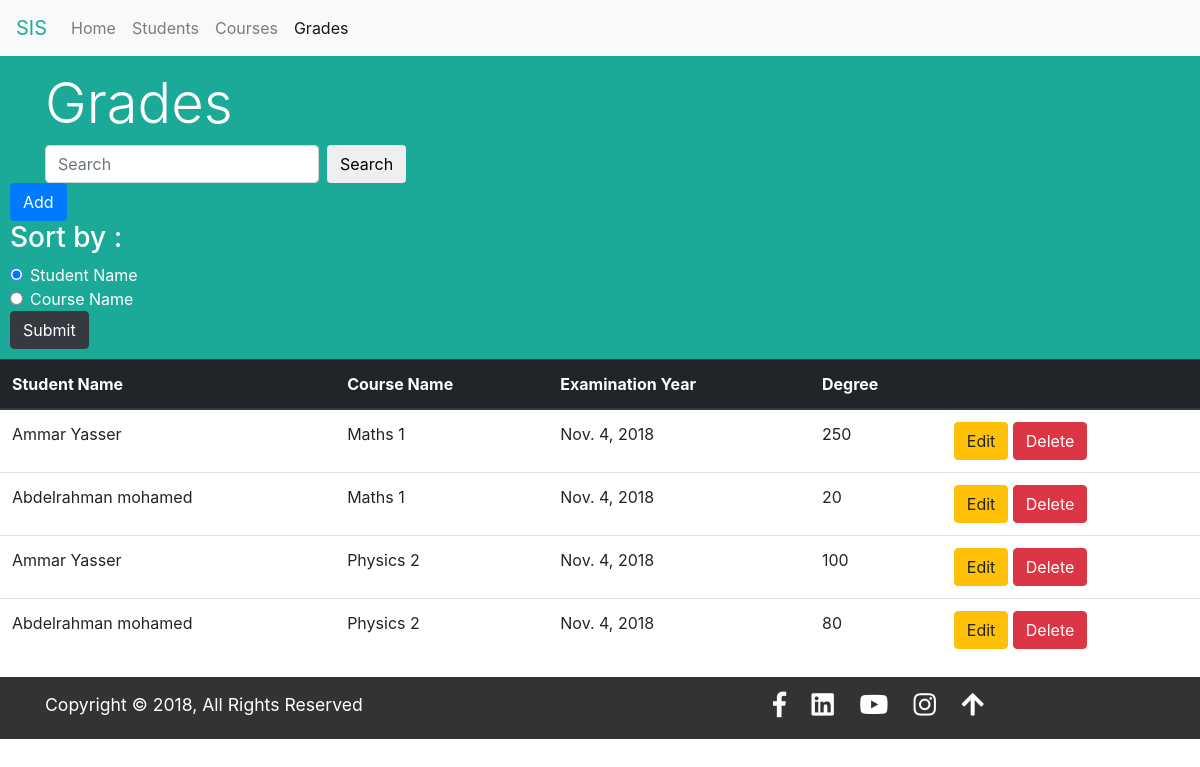
Page /grades/ on the committed database.
### grades/models.py (models this page shows, shortened)
class grade(models.Model):
    student_name = models.ForeignKey(student, on_delete=models.CASCADE)
    course_name = models.ForeignKey(course, on_delete=models.CASCADE)
    examine_at = models.DateField(default=datetime.datetime.now())
    degree = models.PositiveSmallIntegerField(
        validators=[MaxValueValidator(300)])

### students/models.py (models this page shows)
class student(models.Model):
    name = models.CharField(max_length=100)
    def __str__(self):
        return self.name

### courses/models.py (models this page shows)
class course(models.Model):
    name = models.CharField(max_length=100)
    year = models.PositiveSmallIntegerField(
        default=datetime.datetime.now().year)
    max_degree = models.PositiveSmallIntegerField(
        validators=[MinValueValidator(50), MaxValueValidator(300)])
    def __str__(self):
        return self.name

### grades/views.py (the view)
# urls.py: path('', views.sortBy, name='grade'),
def sortBy(request):
    if request.method == "GET":
        display_type = request.GET.get("sortBy", None)
        if display_type == 'option1':
            grades_list = grade.objects.all().order_by('student_name')
        else:
            grades_list = grade.objects.all().order_by('course_name')
        return render(request, 'grades.html', {'grades_list': grades_list})

### sis/templates/grades.html (shortened to what this page needs)
{% load static from staticfiles %}
<!DOCTYPE html>
<html lang="en">
<head>
    <link href="{% static 'css/bootstrap.min.css' %}" rel="stylesheet">
    <link href="{% static 'css/styles.css' %}" rel="stylesheet">
    <link rel="stylesheet" href="https://use.fontawesome.com/releases/v5.4.1/css/all.css"
>
</head>
<body>
    <nav class="navbar navbar-expand-md navbar-light bg-light fixed-top">
        <a class="navbar-brand em-txt" href="#">SIS</a>
        <div class="collapse navbar-collapse" id="navbarsExampleDefault">
            <ul class="navbar-nav mr-auto">
                <li class="nav-item">
                    <a class="nav-link" href="{% url 'home' %}">Home<span class="sr-only">(current)</span></a>
                </li>
                <li class="nav-item">
                    <a class="nav-link" href="{% url 'student' %}">Students</a>
                </li>
                <li class="nav-item">
                    <a class="nav-link" href="{% url 'course' %}">Courses</a>
                </li>
                <li class="nav-item active">
                    <a class="nav-link" href="{% url 'grade' %}">Grades</a>
                </li>
            </ul>
        </div>
    </nav>
    <section id="title-bar">
        <div class="container">
            <div class="row">
                <div class="col-md-12">
                    <h2 class="display-4">Grades</h2>
                    <form method="GET" action="{% url 'gradeSearch' %}" class="form-inline my-2 my-lg-0">
                        <input name="q" value="{{ request.GET.q }}" class="form-control mr-sm-2" type="text"
                            placeholder="Search">
                        <button class="btn btn-default my-2 my-sm-0" type="submit">Search</button>
                    </form>
                </div>
            </div>
        </div>
        <form method="POST" action="{% url 'gradeAdd' %}">
            <button class="btn btn-primary" type="submit">Add</button>
        </form>
        <form action="{% url 'grade' %}" method="GET">
            <h3>Sort by :</h3>
            <div class="form-check">
                <input class="form-check-input" type="radio" name="sortBy" value="option1" checked>
                <label class="form-check-label" for="exampleRadios1">
                    Student Name
                </label>
            </div>
            <div class="form-check">
                <input class="form-check-input" type="radio" name="sortBy" value="option2">
                <label class="form-check-label" for="exampleRadios2">
                    Course Name
                </label>
            </div>
            <button class="btn btn-dark" type="submit">Submit</button>
        </form>
    </section>
    <table class="table">
        <thead class="thead-dark">
            <tr>
                <th scope="col">Student Name</th>
                <th scope="col">Course Name</th>
                <th scope="col">Examination Year</th>
                <th scope="col">Degree</th>
                <th scope="col"></th>
            </tr>
        </thead>
        <tbody>
            {% for grade in grades_list %}
            <tr>
                <td scope="row">{{ grade.student_name }}</td>
                <td>{{ grade.course_name }}</td>
                <td>{{ grade.examine_at }}</td>
                <td>{{ grade.degree }}</td>
                <td><a href="{% url 'gradeEdit' grade.id %}">
                        <button class="btn btn-warning" type="submit">Edit</button></a>
                    <a href="{% url 'gradeDelete' grade.id %}">
                        <button class="btn btn-danger" type="submit">Delete</button></a>
                </td>
            </tr>
            {%endfor%}
        </tbody>
    </table>
    <footer>
        <div class="container">
            <div class="row">
                <div class="col-md-6 col-xs-12">
                    <p>Copyright &copy; 2018, All Rights Reserved</p>
                </div>
                <div class="col-md-6 col-xs-12">
                    <ul>
                        <li><a href="#"><i class="fab fa-facebook-f fa-lg"></i></a></li>
                        <li><a href="#"><i class="fab fa-linkedin fa-lg"></i></a></li>
                        <li><a href="#"><i class="fab fa-youtube fa-lg"></i></a></li>
                        <li><a href="#"><i class="fab fa-instagram fa-lg"></i></a></li>
                        <li><a href="#home"><i class="fas fa-arrow-up fa-lg"></i></a></i></li>
                    </ul>
                </div>
            </div>
        </div>
    </footer>
</body>
</html>

### assets/css/styles.css (style rules this page uses)
body { padding-top: 50px; }
section { padding: 40px 0; }
.em-txt { color: #1caa98 !important; }
footer { background: #333; color: #FFF; padding: 15px 0 5px 0; }
footer ul { width: 60%; margin: auto; font-size: 1.2rem; }
footer ul li { display: inline; padding: 0 10px; list-style: none; }
footer ul li a { color: #FFF; }
footer p { font-size: 1.1rem; float: left; }
section#title-bar { background: #1caa98; color: #FFF; margin: 0; padding: 20px 10px 10px ; }

### rows in the picture
grade: student_name "Ammar Yasser", course_name "Maths 1", examine_at "Nov. 4, 2018", degree "250"
grade: student_name "Abdelrahman mohamed", course_name "Maths 1", examine_at "Nov. 4, 2018", degree "20"
grade: student_name "Ammar Yasser", course_name "Physics 2", examine_at "Nov. 4, 2018", degree "100"
grade: student_name "Abdelrahman mohamed", course_name "Physics 2", examine_at "Nov. 4, 2018", degree "80"
